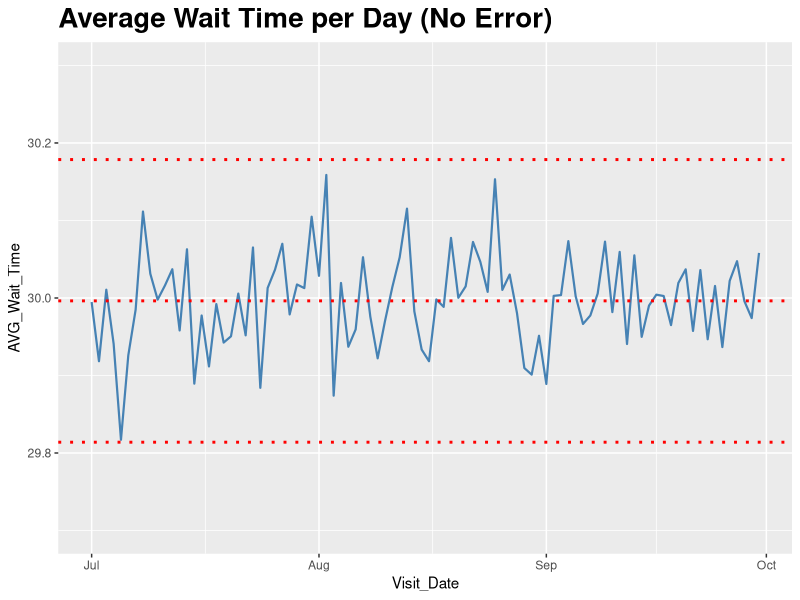
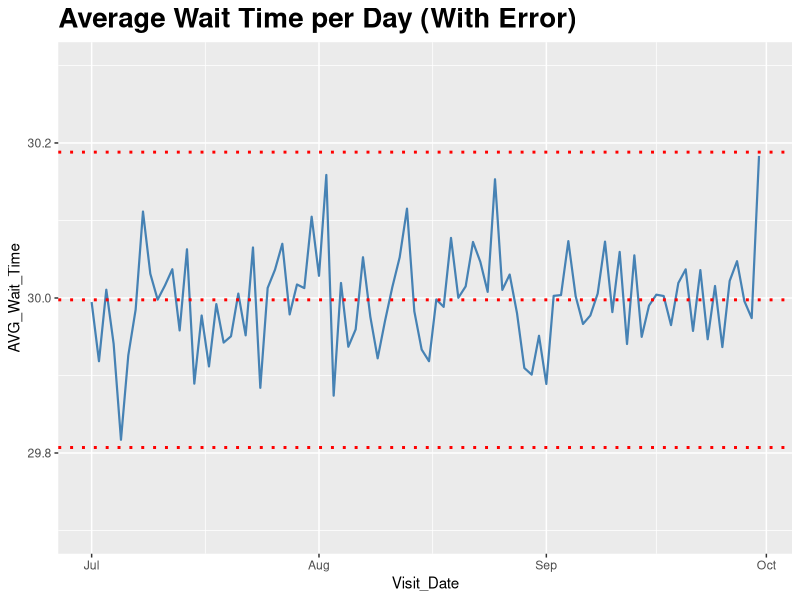

Reproduce these figures in R, in order.
library(ggplot2)
library(dplyr)

set.seed(111)

date_seq <- seq.Date(as.Date('2019-07-01'), as.Date('2019-09-30'), 'day')
date_seq <- as.data.frame(rep(date_seq, 6000))
colnames(date_seq) <- 'Visit_Date'

wait_times_normal <- as.data.frame(rnorm(92 * 6000, mean=30, sd=5))
colnames(wait_times_normal) <- 'Wait_Time'

combo_df <- cbind(date_seq, wait_times_normal)

g1 <- combo_df %>% 
  group_by(Visit_Date) %>% 
  summarize(AVG_Wait_Time = mean(Wait_Time)) %>% 
  ggplot(aes(x=Visit_Date, y=AVG_Wait_Time)) + 
  geom_line(size=0.75, color='steelblue') +
  geom_hline(aes(yintercept=mean(AVG_Wait_Time)), 
             color='red', linetype='dotted', size=1) +
  geom_hline(aes(yintercept=mean(AVG_Wait_Time) + sd(AVG_Wait_Time) * 3), 
             color='red', linetype='dotted', size=1) +
  geom_hline(aes(yintercept=mean(AVG_Wait_Time) - sd(AVG_Wait_Time) * 3), 
             color='red', linetype='dotted', size=1) +
  ylim(29.7, 30.3) +
  ggtitle('Average Wait Time per Day (No Error)') +
  theme(plot.title = element_text(size = 20, face = "bold"))


new_combo_df <- rbind(combo_df, c('2019-09-30', 781))
new_combo_df$Wait_Time <- as.numeric(new_combo_df$Wait_Time)

g2 <- new_combo_df %>% 
  group_by(Visit_Date) %>% 
  summarize(AVG_Wait_Time = mean(Wait_Time)) %>% 
  ggplot(aes(x=Visit_Date, y=AVG_Wait_Time)) + 
  geom_line(size=0.75, color='steelblue') +
  geom_hline(aes(yintercept=mean(AVG_Wait_Time)), 
             color='red', linetype='dotted', size=1) +
  geom_hline(aes(yintercept=mean(AVG_Wait_Time) + sd(AVG_Wait_Time) * 3), 
             color='red', linetype='dotted', size=1) +
  geom_hline(aes(yintercept=mean(AVG_Wait_Time) - sd(AVG_Wait_Time) * 3), 
             color='red', linetype='dotted', size=1) +
  ylim(29.7, 30.3) +
  ggtitle('Average Wait Time per Day (With Error)') +
  theme(plot.title = element_text(size = 20, face = "bold"))

print(g1)
print(g2)